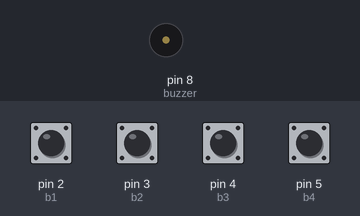
This sketch was run on a simulated Arduino Uno, built with avr-gcc and run on an emulated ATmega328P. Parts: buzzer (waves = sounding). The test bench sets the inputs (shaded band); at power-on: pin 2 (b1), pin 3 (b2), pin 4 (b3), pin 5 (b4) HIGH.

Above: at 1.2 s.
1.3 s: pin 2 (b1) pulled LOW for 0.15 s
At 1.7 s:
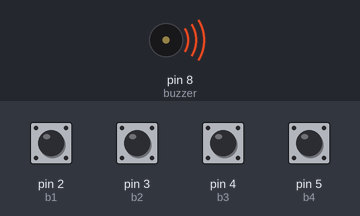
Timing chart, 0 to 4.3 s (numbered marks = the images above; inputs shaded):
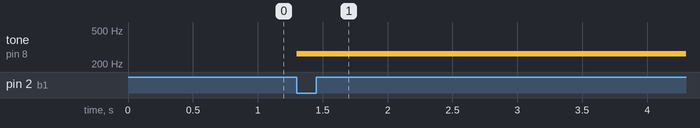

The sketch:

pianofeature1.ino
```cpp
/*
  Author: Tanvi Kohli
  Date: 2026-06-27
  Description: digital piano buzzer with feature 1
*/
int buzzer = 8;
int b1 = 2;
int b2 = 3;
int b3 = 4;
int b4 = 5;
void setup() {
  pinMode(b1, INPUT_PULLUP);
  pinMode(b2, INPUT_PULLUP);
  pinMode(b3, INPUT_PULLUP);
  pinMode(b4, INPUT_PULLUP);
}
void loop() {
  if (!digitalRead(b1)) {
    tone(buzzer, 262); // Do
  }
  else if (!digitalRead(b2)) {
    tone(buzzer, 294); // Re
  }
  else if (!digitalRead(b3)) {
    tone(buzzer, 330); // Mi
  }
  else if (!digitalRead(b4)) {
    tone(buzzer, 349); // Fa
  }
}
```

Measured:
- after the input at 1.3 s, tone on pin 8 (buzzer): silent → 262 Hz at once
